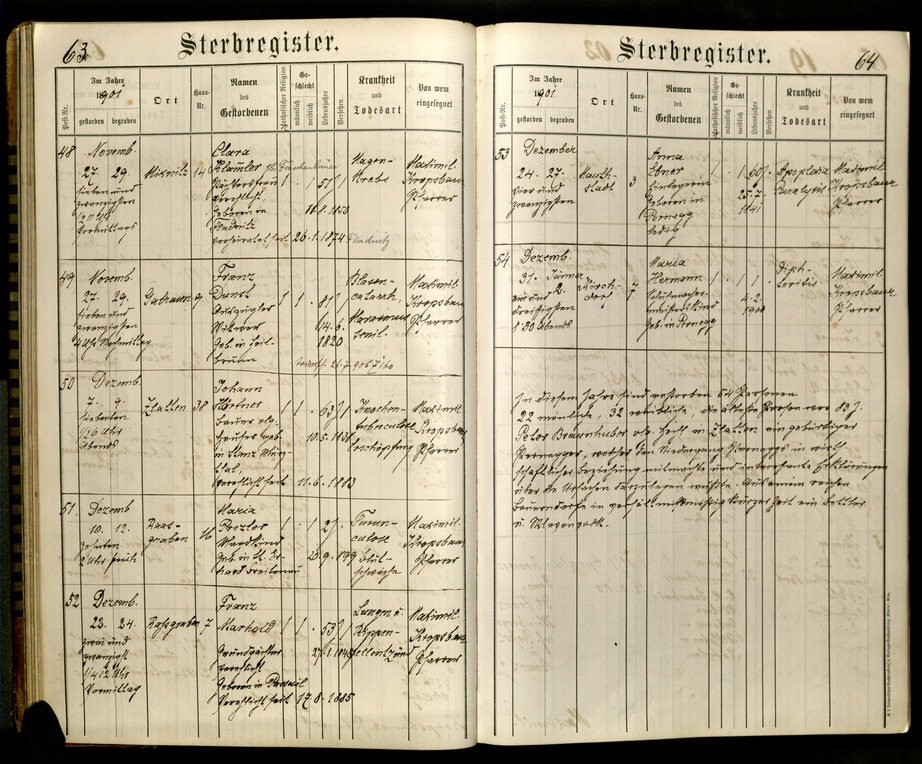
#> input picture Nectar Session Nov-Dec jupyter files/oesterreich_graz-seckau_Pernegg_8758/Seite 63-64.jpg, 922 x 764 px, shrunk from 4082 x 3382 before the run
$ python smart_split_lossless.py
#> lines starting #> are read from the running program, lines starting #| are printed output that depends on the picture
import os
from PIL import Image
from pathlib import Path

# The 3 files that were hallucinating
HEAVY_FILES = ["Seite 63-64.jpg", "Seite 81-82.jpg", "Seite 83-84.jpg"]
INPUT_DIR = "./oesterreich_graz-seckau_Pernegg_8758"
OUTPUT_DIR = "./high_res_lr_splits"

def split_lr_lossless(filename):
#> called with filename = 'Seite 63-64.jpg'
    path = Path(INPUT_DIR) / filename
    if not path.exists(): return

    img = Image.open(path).convert("RGB")
#> img is the input picture: PIL image 922x764 RGB; mean R, G, B 182.6, 171.6, 146.3
    width, height = img.size
#> width = 922; height = 764
    mid = width // 2
#> mid = 461

    # Left and Right Crops
    left = img.crop((0, 0, mid, height))
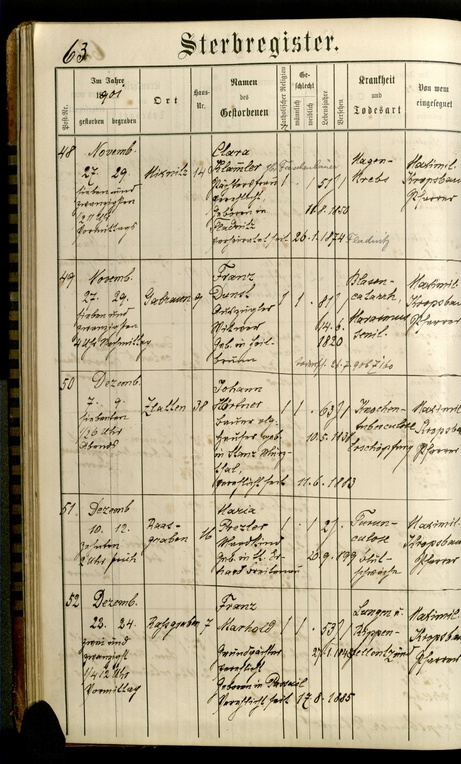
#> left: PIL image 461x764 RGB; mean R, G, B 184.4, 172.8, 145.6
    right = img.crop((mid, 0, width, height))
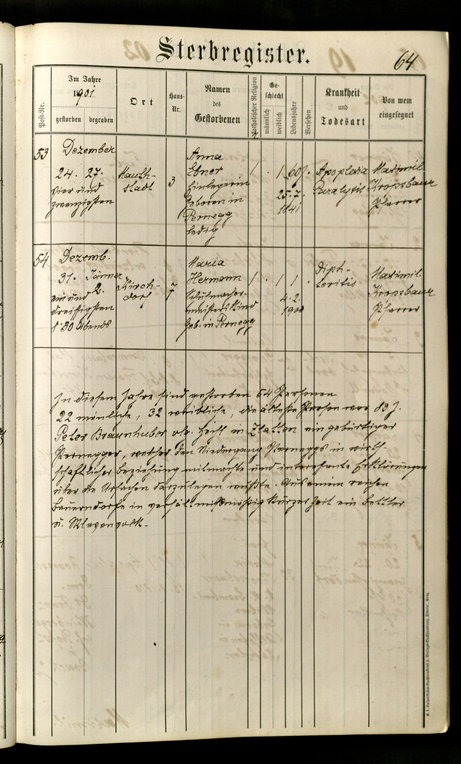
#> right: PIL image 461x764 RGB; mean R, G, B 180.7, 170.4, 147

    base = path.stem
    # Use quality=100 and subsampling=0 to ensure maximum OCR sharpness
    left.save(Path(OUTPUT_DIR) / f"{base}_L.jpg", "JPEG", quality=100, subsampling=0)
    right.save(Path(OUTPUT_DIR) / f"{base}_R.jpg", "JPEG", quality=100, subsampling=0)
    print(f"✅ Lossless Split: {base} (L and R)")

Path(OUTPUT_DIR).mkdir(parents=True, exist_ok=True)
for f in HEAVY_FILES:
    split_lr_lossless(f)
#> pass 2 of the loop `for f in HEAVY_FILES:`:
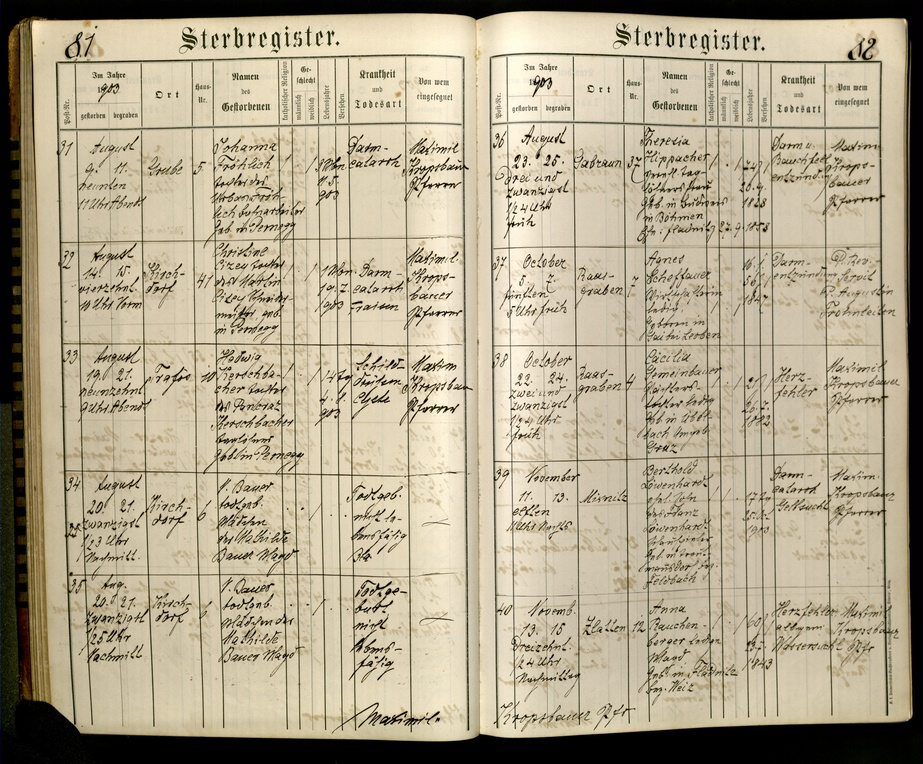
#> input picture Nectar Session Nov-Dec jupyter files/oesterreich_graz-seckau_Pernegg_8758/Seite 81-82.jpg, 923 x 764 px, shrunk from 4086 x 3382 before the run
#> in split_lr_lossless, img is the input picture: PIL image 923x764 RGB; mean R, G, B 177.7, 167, 142.3
#> in split_lr_lossless (call 2), `left = img.crop((0, 0, mid, height))`:
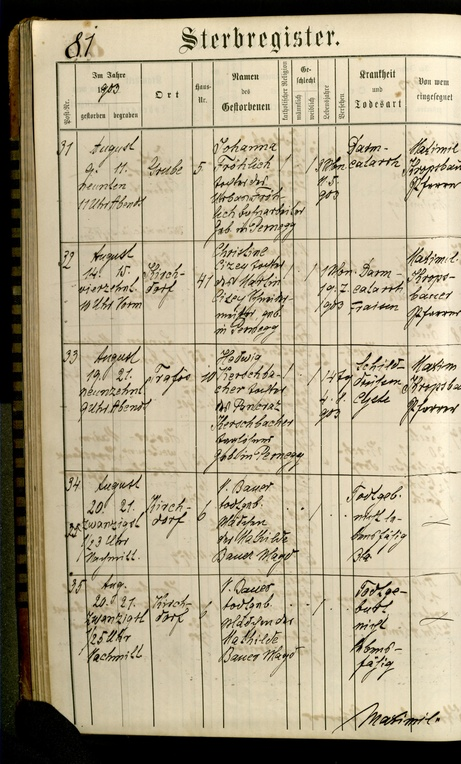
#> left: PIL image 461x764 RGB; mean R, G, B 177.9, 166.6, 140.2
#> in split_lr_lossless (call 2), `right = img.crop((mid, 0, width, height))`:
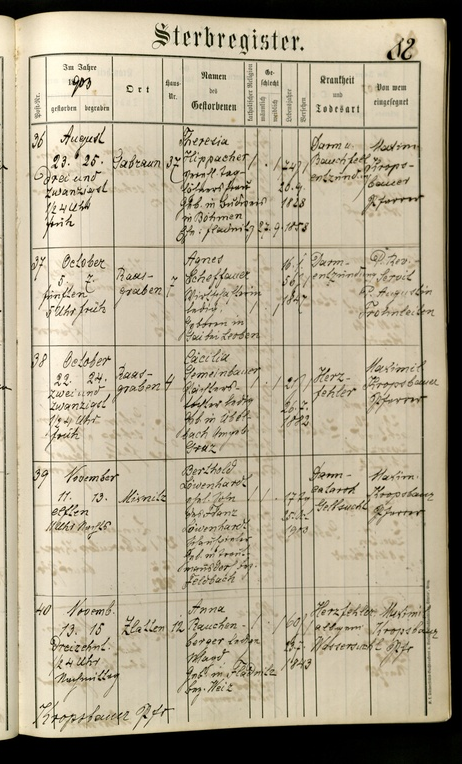
#> right: PIL image 462x764 RGB; mean R, G, B 177.5, 167.4, 144.3
#> pass 3 of the loop `for f in HEAVY_FILES:`:
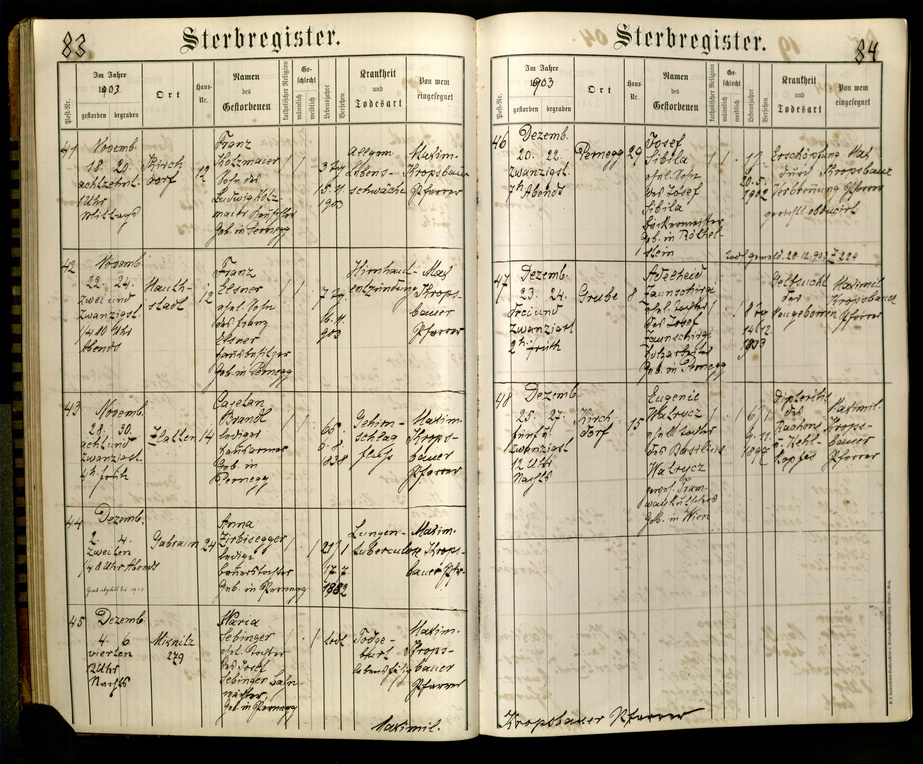
#> input picture Nectar Session Nov-Dec jupyter files/oesterreich_graz-seckau_Pernegg_8758/Seite 83-84.jpg, 923 x 764 px, shrunk from 4084 x 3382 before the run
#> in split_lr_lossless, img is the input picture: PIL image 923x764 RGB; mean R, G, B 178.8, 168.3, 143.8
#> in split_lr_lossless (call 3), `left = img.crop((0, 0, mid, height))`:
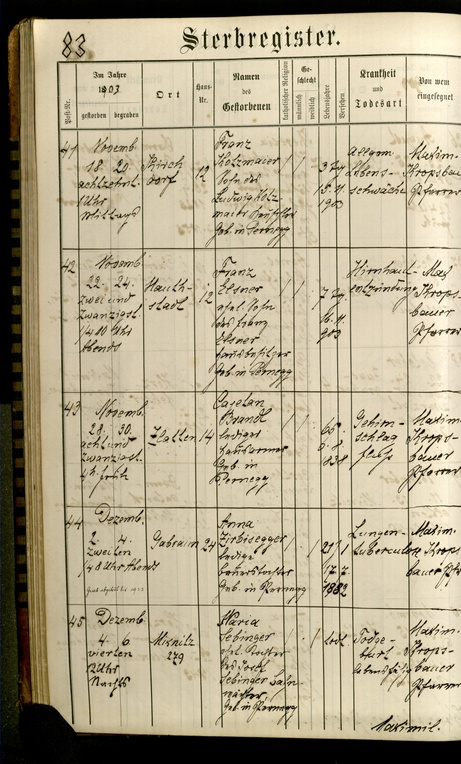
#> left: PIL image 461x764 RGB; mean R, G, B 178.9, 167.9, 141.6
#> in split_lr_lossless (call 3), `right = img.crop((mid, 0, width, height))`:
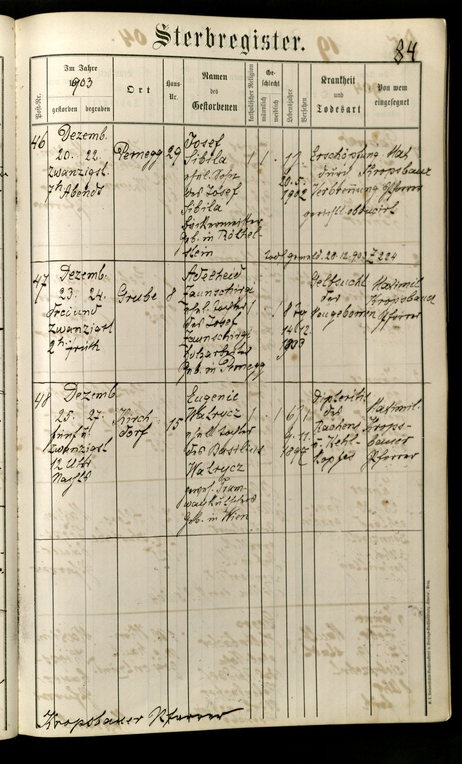
#> right: PIL image 462x764 RGB; mean R, G, B 178.6, 168.7, 146
